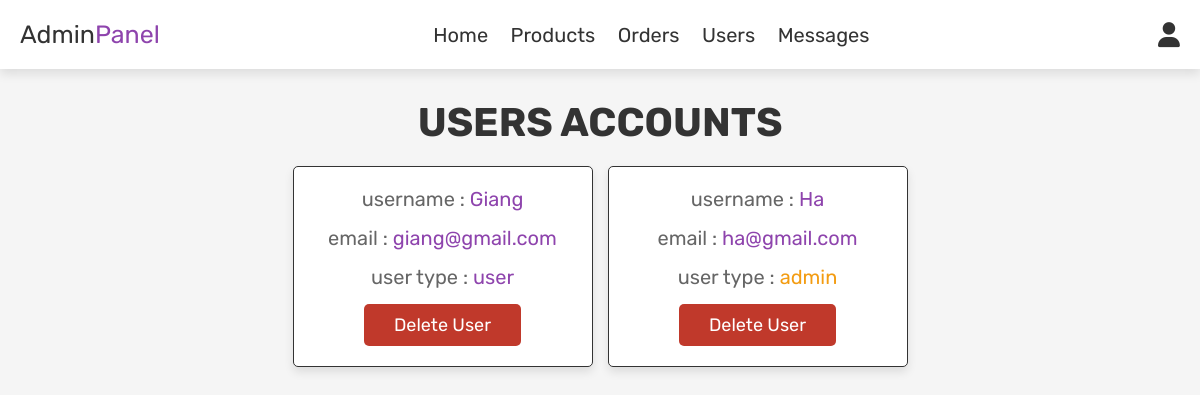
/admin_users.php (signed in), run on the app's committed database.
### tables this page shows
CREATE TABLE `users` (
  `id` int(100) NOT NULL,
  `name` varchar(100) NOT NULL,
  `email` varchar(100) NOT NULL,
  `password` varchar(100) NOT NULL,
  `user_type` varchar(20) NOT NULL DEFAULT 'user'
);

### admin_users.php (the view, shortened to what this page needs)
<?php
    require 'config.php';
?>
<!DOCTYPE html>
<html lang="en">
<head>
   <link rel="stylesheet" href="https://cdnjs.cloudflare.com/ajax/libs/font-awesome/6.0.0/css/all.min.css">
   <link rel="stylesheet" href="css/admin_style.css">
</head>
<body>
    <?php require 'admin_header.php'; ?>
    <section class="users">
        <h1 class="title">users accounts</h1>
        <div class="box-container">
            <?php
                $select_users = mysqli_query($conn, "SELECT * FROM `users`") or die("Query Failed");
                if(mysqli_num_rows($select_users) > 0) {
                    while($fetch_users = mysqli_fetch_assoc($select_users)) {
            ?>
            <div class="box">
                <p>username : <span><?php echo $fetch_users['name']; ?></span></p>
                <p>email : <span><?php echo $fetch_users['email']; ?></span></p>
                <p>user type : <span style="color:<?php if($fetch_users['user_type'] ==
                'admin') {echo 'var(--orange)';} ?>"><?php echo $fetch_users['user_type']; ?></span></p>
                <a href="admin_users.php?delete=<?php echo $fetch_users['id']; ?>" onclick="return
                    confirm('are you sure to delete this user?')" class="delete-btn">delete user</a>
            </div>
            <?php
                    }
                } else {
                    echo '<p class="empty">no user added</p>';
                }
            ?>
        </div>
    </section>
</body>
</html>

### css/admin_style.css (style rules this page uses)
:root { --purple:#8e44ad; --red:#c0392b; --orange:#f39c12; --black:#333; --white:#fff; --light-color:#666; --light-white:#ccc; --light-bg:#f5f5f5; --border:.1rem solid var(--black); --box-shadow:0 .5rem 1rem rgba(0,0,0,.1); }
* { font-family: 'Rubik', sans-serif; margin:0; padding:0; box-sizing: border-box; outline: none; border:none; text-decoration: none; transition:all .2s linear; }
html { font-size: 62.5%; overflow-x: hidden; }
body { background-color: var(--light-bg); }
section { padding:3rem 2rem; }
.title { text-align: center; margin-bottom: 2rem; text-transform: uppercase; color:var(--black); font-size: 4rem; }
.btn, .option-btn, .delete-btn, .white-btn { display: inline-block; margin-top: 1rem; padding:1rem 3rem; cursor: pointer; color:var(--white); font-size: 1.8rem; border-radius: .5rem; text-transform: capitalize; }
.delete-btn { background-color: var(--red); }
.users .box-container { display: grid; grid-template-columns: repeat(auto-fit, 30rem); justify-content: center; gap:1.5rem; max-width: 1200px; margin:0 auto; align-items: flex-start; }
.users .box-container .box { background-color: var(--white); padding: 2rem; border: var(--border); box-shadow: var(--box-shadow); border-radius: 0.5rem; text-align: center; }
.users .box-container .box p { padding-bottom: 1.5rem; font-size: 2rem; color: var(--light-color); }
.users .box-container .box p span { color: var(--purple); }
.users .box-container .box .delete-btn { margin-top: 0; }

### data on the page
users: name "Giang", email "giang@gmail.com", user_type "user"
users: name "Ha", email "ha@gmail.com", user_type "admin"
